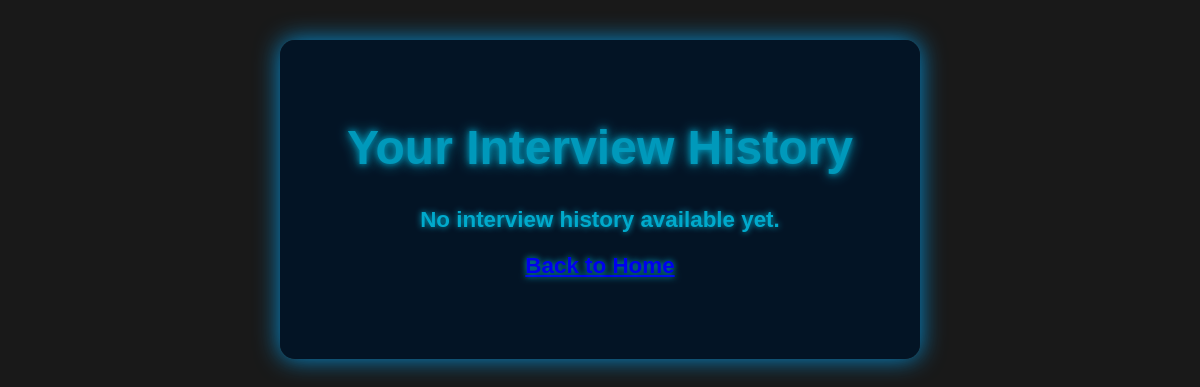
/show_history (signed in), run on an earlier commit of the app's database.
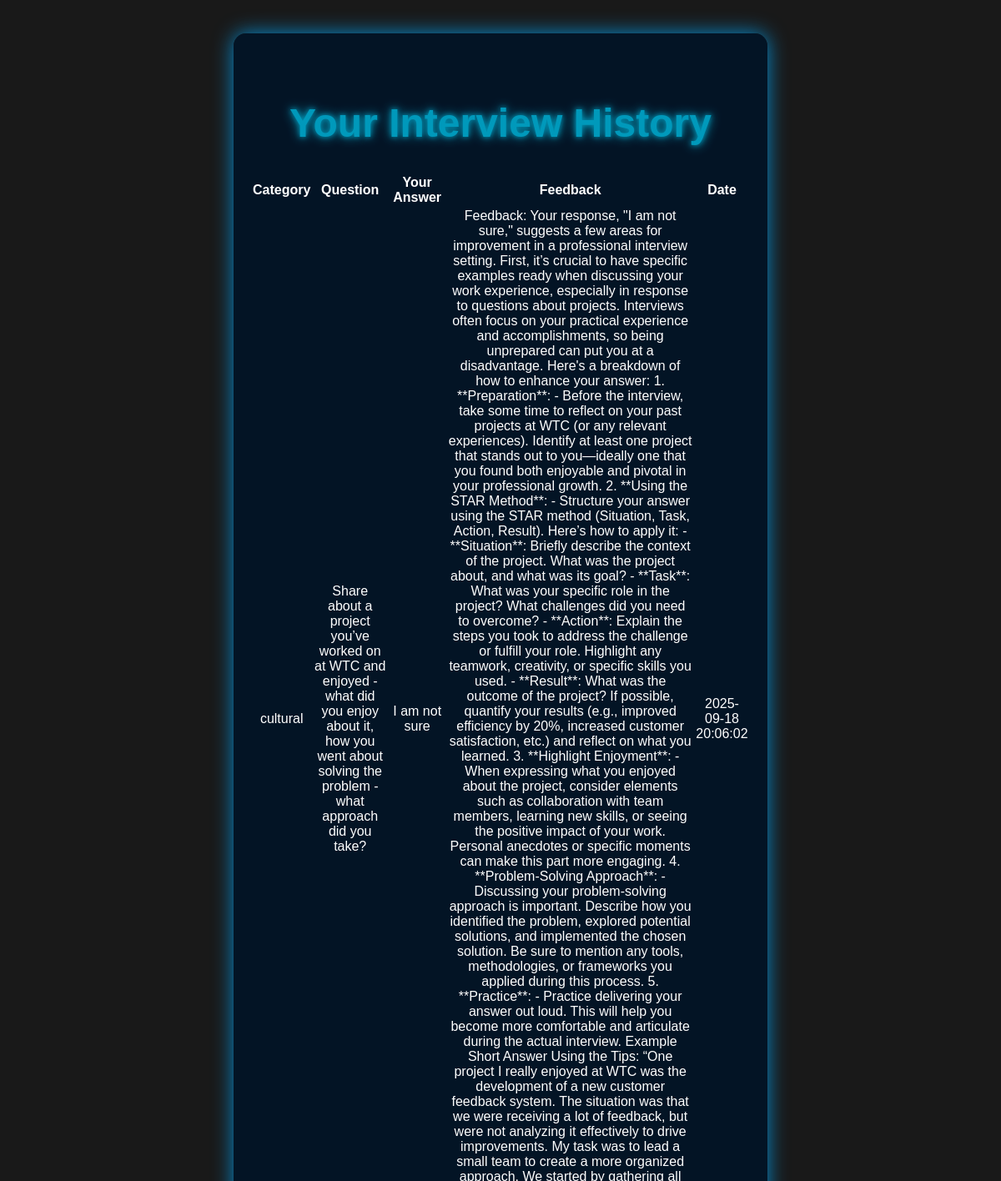
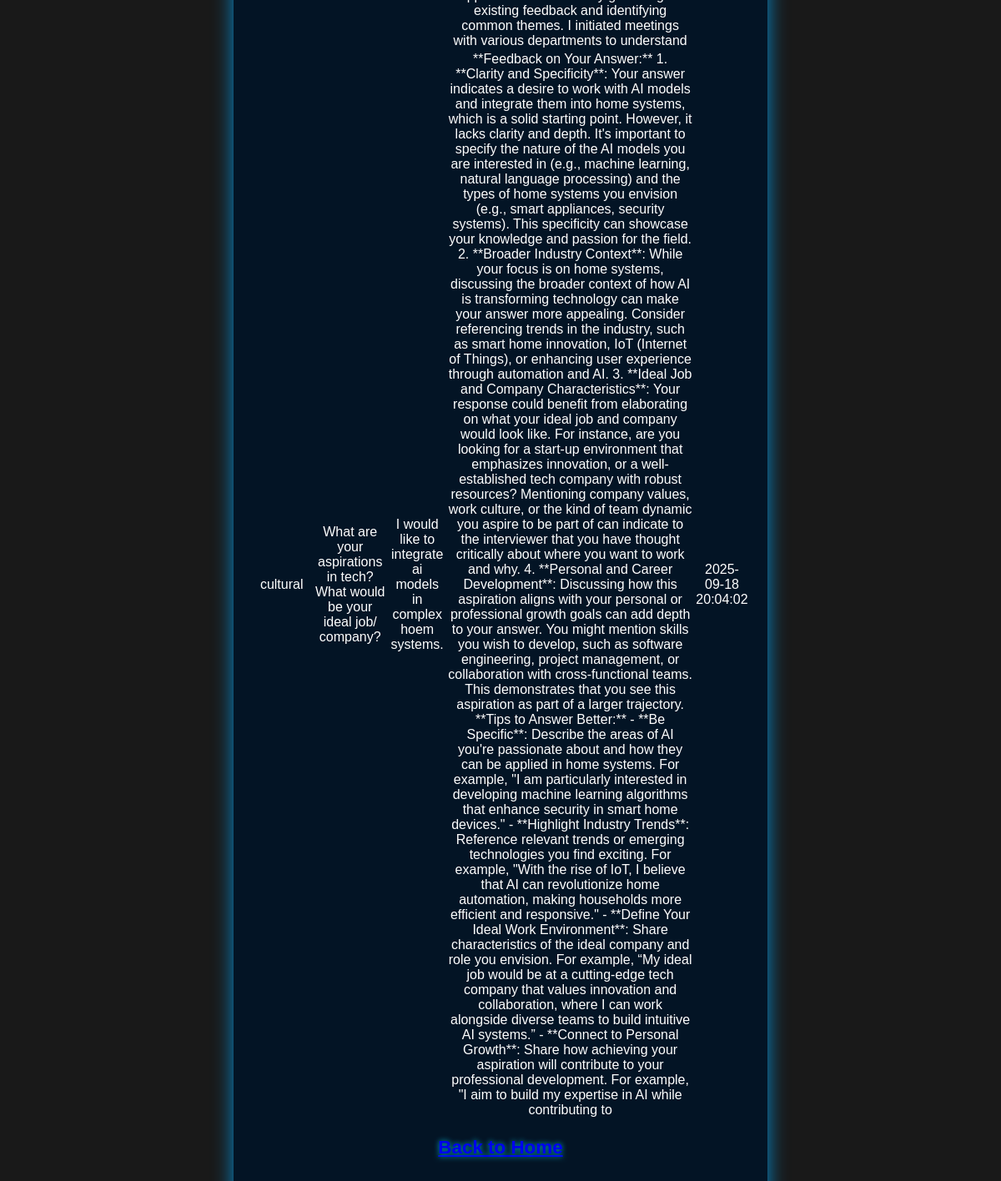
And on a later commit of the database (2 pictures, top to bottom).
### tables this page shows
CREATE TABLE interviews (
                id INTEGER PRIMARY KEY AUTOINCREMENT,
                username TEXT NOT NULL,
                category TEXT NOT NULL,
                question TEXT NOT NULL,
                answer TEXT NOT NULL,
                feedback TEXT NOT NULL,
                timestamp DATETIME DEFAULT CURRENT_TIMESTAMP
            );

### app.py (the view)
@app.route('/show_history')
def show_history():
    username = session.get('username')
    if not username:
        flash("You must be logged in to view your interview history.", "error")
        return redirect(url_for('login'))
    db = get_db()
    cursor = db.execute('''
        SELECT category, question, answer, feedback, timestamp
        FROM interviews
        WHERE username = ?
        ORDER BY timestamp DESC
    ''', (username,))
    interviews = cursor.fetchall()
    return render_template("show_history.html", interviews=interviews)

### app.py (called while the page is built)
def get_db():
    db = getattr(g, '_database', None)
    if db is None:
        db = g._database = sqlite3.connect(DATABASE)
        db.row_factory = sqlite3.Row
    return db

@app.teardown_appcontext
def close_connection(exception):
    db = getattr(g, '_database', None)
    if db is not None:
        db.close()

### templates/show_history.html (shortened to what this page needs)
<!DOCTYPE html>
<html>
<head>
    <link rel="stylesheet" href="{{ url_for('static', filename='css/styles-1.css') }}" />
</head>
<body>
    <div class="container">
    <h1>Your Interview History</h1>
    {% if interviews %}
        <table>
            <thead>
                <tr>
                    <th>Category</th>
                    <th>Question</th>
                    <th>Your Answer</th>
                    <th>Feedback</th>
                    <th>Date</th>
                </tr>
            </thead>
            <tbody>
                {% for i in interviews %}
                    <tr>
                        <td>{{ i.category }}</td>
                        <td>{{ i.question }}</td>
                        <td>{{ i.answer }}</td>
                        <td>{{ i.feedback }}</td>
                        <td>{{ i.timestamp }}</td>
                    </tr>
                {% endfor %}
            </tbody>
        </table>
    {% else %}
        <p>No interview history available yet.</p>
    {% endif %}
    <p><a href="{{ url_for('home') }}">Back to Home</a></p>
    </div>
</body>
</html>

### static/css/styles-1.css (style rules this page uses)
body, html { margin: 0; padding: 0; width: 100%; height: 100%; font-family: Arial, sans-serif; overflow-x: hidden; color: white; position: relative; }
body::before { content: ''; position: fixed; top: 0; left: 0; width: 100%; height: 100%; background: rgba(0, 0, 0, 0.9); backdrop-filter: blur(30px); -webkit-backdrop-filter: blur(30px); z-index: -1; }
.container { text-align: center; padding: 60px 20px; max-width: 600px; background: rgba(0, 20, 40, 0.85); border-radius: 15px; box-shadow: 0 0 25px #00aaffcc; color: white; margin: 40px auto; }
h1 { margin-top: 20px; font-size: 3rem; color: #0099bb; text-shadow: 0 0 6px #0099bb, 0 0 14px #0099bb; }
p { margin: 20px 0; font-size: 1.4em; font-weight: 600; color: #00aacc; text-shadow: 0 0 6px #00aacc; }

What changed in the data, as far as the page shows it:
added interviews: category "cultural", question "Share about a project you’ve worked on at WTC and enjoyed - what did you enjoy about it, how you went about solving the problem - what approach did you take?", answer "I am not sure", feedback "Feedback: Your response, \"I am not sure,\" suggests a few areas for improvement in a professional interview setting. First, it’s crucial to have specific examples ready when discussing your work experience, especially in response to questions about projects. Interviews often focus on your practical experience and accomplishments, so being unprepared can put you at a disadvantage. Here's a breakdown of how to enhance your answer: 1. **Preparation**: - Before the interview, take some time to reflect on your past projects at WTC (or any relevant experiences). Identify at least one project that stands out to you—ideally one that you found both enjoyable and pivotal in your professional growth.…", timestamp "2025-09-18 20:06:02"
added interviews: category "cultural", question "What are your aspirations in tech? What would be your ideal job/ company?", answer "I would like to integrate ai models in complex hoem systems.", feedback "**Feedback on Your Answer:** 1. **Clarity and Specificity**: Your answer indicates a desire to work with AI models and integrate them into home systems, which is a solid starting point. However, it lacks clarity and depth. It's important to specify the nature of the AI models you are interested in (e.g., machine learning, natural language processing) and the types of home systems you envision (e.g., smart appliances, security systems). This specificity can showcase your knowledge and passion for the field. 2. **Broader Industry Context**: While your focus is on home systems, discussing the broader context of how AI is transforming technology can make your answer more appealing. Consider…", timestamp "2025-09-18 20:04:02"
Also different on the page:
text no longer shown: "No interview history available yet."
text now shown: "Category Question Your Answer Feedback Date"
